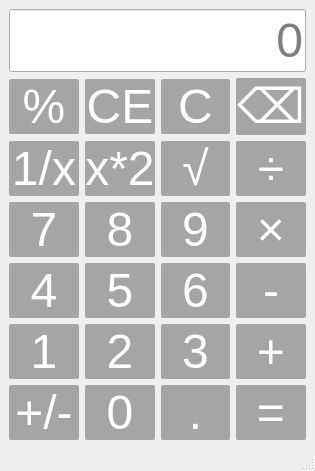
<?xml version="1.0" encoding="UTF-8"?>
<ui version="4.0">
 <class>MainWindow</class>
 <widget class="QMainWindow" name="MainWindow">
  <property name="geometry">
   <rect>
    <x>0</x>
    <y>0</y>
    <width>315</width>
    <height>405</height>
   </rect>
  </property>
  <property name="windowTitle">
   <string>MainWindow</string>
  </property>
  <property name="styleSheet">
   <string notr="true">QLineEdit
{
	font-size: 36pt;
}
QPushButton{
	background-color:rgba(50,50,50,100);
	font-size:36pt;
	color:white;
	border-radius:2px;
}
QPushButton:hover{
	background-color:lightgreen;
	color:black
}</string>
  </property>
  <widget class="QWidget" name="centralwidget">
   <layout class="QVBoxLayout" name="verticalLayout_2">
    <item>
     <layout class="QVBoxLayout" name="verticalLayout">
      <item>
       <layout class="QGridLayout" name="gridLayout">
        <item row="2" column="3">
         <widget class="QPushButton" name="pushButton_4">
          <property name="text">
           <string>⌫</string>
          </property>
         </widget>
        </item>
        <item row="6" column="1">
         <widget class="QPushButton" name="num2">
          <property name="text">
           <string>2</string>
          </property>
         </widget>
        </item>
        <item row="5" column="3">
         <widget class="QPushButton" name="jian">
          <property name="text">
           <string>-</string>
          </property>
         </widget>
        </item>
        <item row="4" column="2">
         <widget class="QPushButton" name="num9">
          <property name="text">
           <string>9</string>
          </property>
         </widget>
        </item>
        <item row="5" column="1">
         <widget class="QPushButton" name="num5">
          <property name="text">
           <string>5</string>
          </property>
         </widget>
        </item>
        <item row="7" column="0">
         <widget class="QPushButton" name="pushButton_24">
          <property name="text">
           <string>+/-</string>
          </property>
         </widget>
        </item>
        <item row="7" column="1">
         <widget class="QPushButton" name="num0">
          <property name="text">
           <string>0</string>
          </property>
         </widget>
        </item>
        <item row="6" column="2">
         <widget class="QPushButton" name="num3">
          <property name="text">
           <string>3</string>
          </property>
         </widget>
        </item>
        <item row="2" column="2">
         <widget class="QPushButton" name="pushButton_3">
          <property name="text">
           <string>C</string>
          </property>
         </widget>
        </item>
        <item row="7" column="2">
         <widget class="QPushButton" name="pushButton_17">
          <property name="text">
           <string>.</string>
          </property>
         </widget>
        </item>
        <item row="3" column="2">
         <widget class="QPushButton" name="key4">
          <property name="text">
           <string>√</string>
          </property>
         </widget>
        </item>
        <item row="7" column="3">
         <widget class="QPushButton" name="deng">
          <property name="text">
           <string>=</string>
          </property>
         </widget>
        </item>
        <item row="5" column="2">
         <widget class="QPushButton" name="num6">
          <property name="text">
           <string>6</string>
          </property>
         </widget>
        </item>
        <item row="4" column="3">
         <widget class="QPushButton" name="cheng">
          <property name="text">
           <string>×</string>
          </property>
         </widget>
        </item>
        <item row="4" column="0">
         <widget class="QPushButton" name="num7">
          <property name="text">
           <string>7</string>
          </property>
         </widget>
        </item>
        <item row="2" column="1">
         <widget class="QPushButton" name="pushButton_2">
          <property name="text">
           <string>CE</string>
          </property>
         </widget>
        </item>
        <item row="5" column="0">
         <widget class="QPushButton" name="num4">
          <property name="text">
           <string>4</string>
          </property>
         </widget>
        </item>
        <item row="3" column="3">
         <widget class="QPushButton" name="chu">
          <property name="text">
           <string>÷</string>
          </property>
         </widget>
        </item>
        <item row="6" column="3">
         <widget class="QPushButton" name="jia">
          <property name="text">
           <string>+</string>
          </property>
         </widget>
        </item>
        <item row="4" column="1">
         <widget class="QPushButton" name="num8">
          <property name="text">
           <string>8</string>
          </property>
         </widget>
        </item>
        <item row="3" column="0">
         <widget class="QPushButton" name="key2">
          <property name="text">
           <string>1/x</string>
          </property>
         </widget>
        </item>
        <item row="6" column="0">
         <widget class="QPushButton" name="num1">
          <property name="text">
           <string>1</string>
          </property>
         </widget>
        </item>
        <item row="2" column="0">
         <widget class="QPushButton" name="key1">
          <property name="text">
           <string>%</string>
          </property>
         </widget>
        </item>
        <item row="0" column="0" colspan="4">
         <widget class="QLineEdit" name="line">
          <property name="text">
           <string/>
          </property>
          <property name="alignment">
           <set>Qt::AlignmentFlag::AlignRight|Qt::AlignmentFlag::AlignTrailing|Qt::AlignmentFlag::AlignVCenter</set>
          </property>
          <property name="placeholderText">
           <string>0</string>
          </property>
         </widget>
        </item>
        <item row="3" column="1">
         <widget class="QPushButton" name="key3">
          <property name="text">
           <string>x*2</string>
          </property>
         </widget>
        </item>
       </layout>
      </item>
     </layout>
    </item>
   </layout>
  </widget>
  <widget class="QMenuBar" name="menubar">
   <property name="geometry">
    <rect>
     <x>0</x>
     <y>0</y>
     <width>315</width>
     <height>18</height>
    </rect>
   </property>
  </widget>
  <widget class="QStatusBar" name="statusbar"/>
 </widget>
 <resources/>
 <connections/>
</ui>
